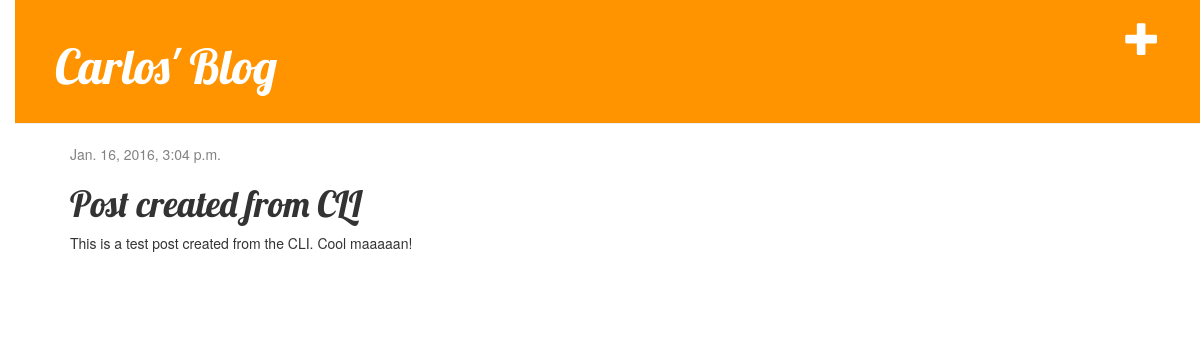
/post/5/, run on the app's committed database.
### blog/models.py (models this page shows, shortened)
class Post(models.Model):
    author = models.ForeignKey('auth.User')
    title = models.CharField(max_length=200)
    text = models.TextField()
    created_date = models.DateTimeField(
            default=timezone.now)
    published_date = models.DateTimeField(
            blank=True, null=True)

### blog/views.py (the view)
# urls.py: url(r'^post/(?P<pk>[0-9]+)/$', views.post_detail, name="post_detail"),
def post_detail(request, pk):
	post = get_object_or_404(Post, pk=pk)
	return render(request, "blog/post_detail.html", {"post": post})

### blog/templates/blog/post_detail.html
{% extends 'blog/base.html' %}
{% block content %}
    <div class="post">
        {% if post.published_date %}
            <div class="date">
                {{ post.published_date }}
            </div>
        {% endif %}
        <h1>{{ post.title }}</h1>
        <p>{{ post.text|linebreaks }}</p>
    </div>
{% endblock %}

### blog/static/css/blog.css (style rules this page uses)
body { padding-left: 15px; }
h1, h2, h3, h4 { font-family: 'Lobster', cursive; }
.date { color: #828282; }
.post { margin-bottom: 70px; }

### data on the page
Post: published_date "Jan. 16, 2016, 3:04 p.m.", title "Post created from CLI", text "This is a test post created from the CLI. Cool maaaaan!"
